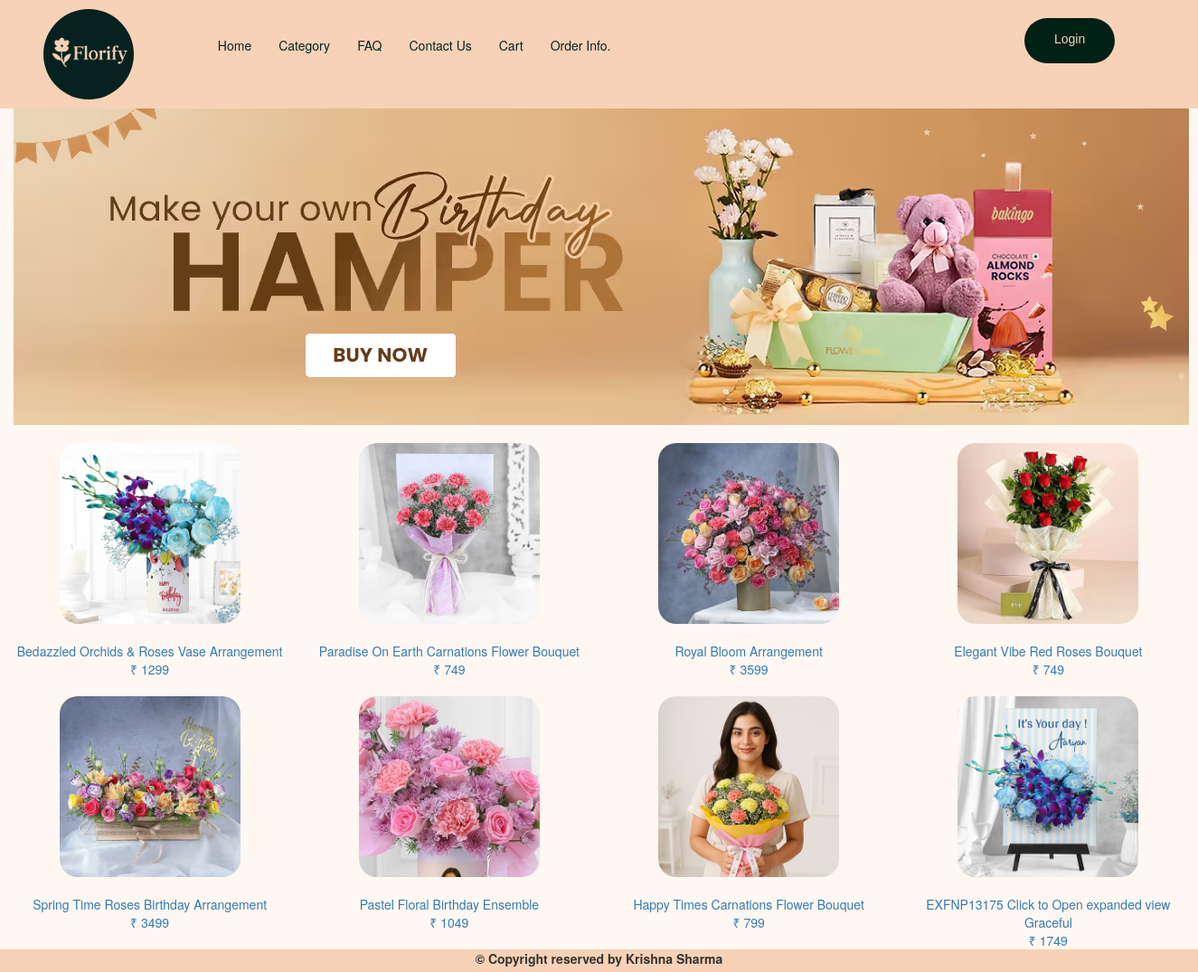
/user/birthday.php, run on the app's committed database.
### tables this page shows
CREATE TABLE `products` (
  `product_id` int(11) NOT NULL,
  `product_name` varchar(50) DEFAULT NULL,
  `product_price` int(11) DEFAULT NULL,
  `product_description` varchar(500) DEFAULT NULL,
  `product_image` varchar(200) DEFAULT NULL,
  `product_type` varchar(20) NOT NULL
);

### user/birthday.php (the view, shortened to what this page needs)
<!DOCTYPE html>
<html lang="en">
<head>
    <link rel="stylesheet" type="text/css" href="bootstrap\css\bootstrap.min.css">
    <link rel="stylesheet" href="css\stylesheet1.css">
</head>
<body style="margin-bottom: 0%;padding-bottom: 0%; background-color: #fff7f1">
    <div class="container-fluid">
        <div class="row">
            <div class="col-sm-12">
                <?php
                    include_once("header.php");
                ?>
            </div>
        </div>
        <div class="row">
            <div class="col-sm-12 banner_alignment" style="background-color: #fff7f1">
                <img src="images\birthday_banner.avif" alt="">
            </div>
        </div>
        <?php
            $con= mysqli_connect("localhost","root","","florifydb");
            $qry= "select * from products where product_type='Birthday'";
            $result = mysqli_query($con, $qry);
            $cnt = 0;
            while($row = mysqli_fetch_array($result)){
                if($cnt == 0){
                    echo "<div class='row'>";
                }
                echo "<a id='product' href='destination.php?pid=$row[0]'>";
                echo "<div class='col-sm-3 product_text'>";
                echo "<div>";
                echo "<div class='row'><div class='col-sm-12'><img id='product' src='$row[4]'/></div></div> ";
                echo "<div class='row'><div class='col-sm-12'>$row[1]</div></div>";
                echo "<div class='row'><div class='col-sm-12'> &#8377; $row[2]</div></div>";
                echo "</div>";
                echo "</div>";
                echo "</a>";
                $cnt++;
                if($cnt ==4){
                    echo "</div>";
                    $cnt = 0;
                }
            }
        ?>
</div>
</body>
<footer class= "footer_backgorund">
    <?php
    include_once("footer.php");
    ?>
</footer>
</html>

### user/css/stylesheet1.css (style rules this page uses)
.banner_alignment { text-align: center; padding-top: 119px; }
.footer_backgorund { background-color: #f7d2b6; text-align: center; margin-bottom: 0%; padding-bottom: 0%; }
#product { width: 200px; border-radius: 20px ; margin-top: 20px; margin-bottom: 20px; }
.product_text { text-align: center; }

### data on the page
products: product_image (picture), product_name "Bedazzled Orchids & Roses Vase Arrangement", product_price "1299"
products: product_image (picture), product_name "Paradise On Earth Carnations Flower Bouquet", product_price "749"
products: product_image (picture), product_name "Royal Bloom Arrangement", product_price "3599"
products: product_image (picture), product_name "Elegant Vibe Red Roses Bouquet", product_price "749"
products: product_image (picture), product_name "Spring Time Roses Birthday Arrangement", product_price "3499"
products: product_image (picture), product_name "Pastel Floral Birthday Ensemble", product_price "1049"
products: product_image (picture), product_name "Happy Times Carnations Flower Bouquet", product_price "799"
products: product_image (picture), product_name "EXFNP13175 Click to Open expanded view Graceful", product_price "1749"
